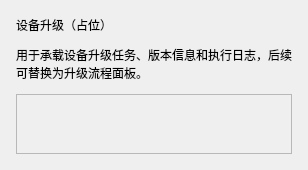
<?xml version="1.0" encoding="UTF-8"?>
<ui version="4.0">
 <class>DeviceUpgradePage</class>
 <widget class="QWidget" name="DeviceUpgradePage">
  <layout class="QVBoxLayout" name="verticalLayout">
   <property name="spacing">
    <number>12</number>
   </property>
   <property name="leftMargin">
    <number>16</number>
   </property>
   <property name="topMargin">
    <number>16</number>
   </property>
   <property name="rightMargin">
    <number>16</number>
   </property>
   <property name="bottomMargin">
    <number>16</number>
   </property>
   <item>
    <widget class="QLabel" name="titleLabel">
     <property name="text">
      <string>设备升级（占位）</string>
     </property>
     <property name="alignment">
      <set>Qt::AlignLeft|Qt::AlignVCenter</set>
     </property>
    </widget>
   </item>
   <item>
    <widget class="QLabel" name="descLabel">
     <property name="text">
      <string>用于承载设备升级任务、版本信息和执行日志，后续可替换为升级流程面板。</string>
     </property>
     <property name="alignment">
      <set>Qt::AlignLeft|Qt::AlignVCenter</set>
     </property>
     <property name="wordWrap">
      <bool>true</bool>
     </property>
    </widget>
   </item>
   <item>
    <widget class="QFrame" name="panelFrame">
     <property name="frameShape">
      <enum>QFrame::StyledPanel</enum>
     </property>
     <property name="frameShadow">
      <enum>QFrame::Plain</enum>
     </property>
     <layout class="QVBoxLayout" name="verticalLayoutPanel">
      <item>
       <spacer name="verticalSpacerPanel">
        <property name="orientation">
         <enum>Qt::Vertical</enum>
        </property>
        <property name="sizeHint" stdset="0">
         <size>
          <width>20</width>
          <height>40</height>
         </size>
        </property>
       </spacer>
      </item>
     </layout>
    </widget>
   </item>
  </layout>
 </widget>
 <resources/>
 <connections/>
</ui>
